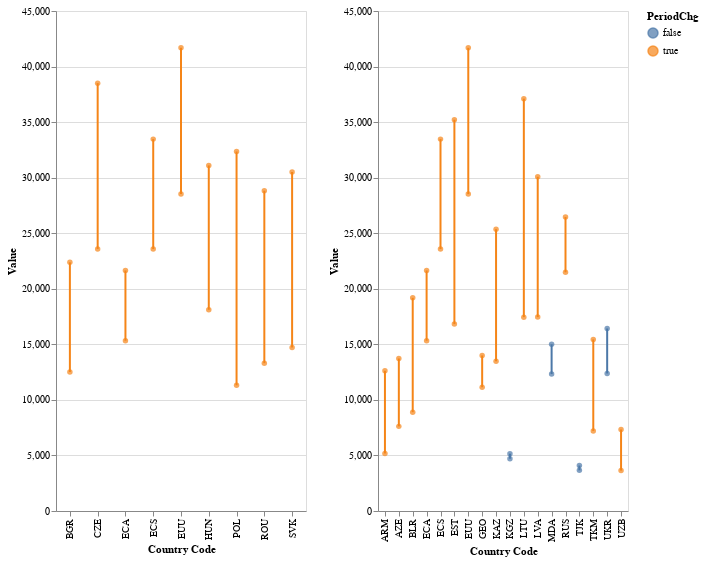

Here is the notebook cell this chart was saved with:
### Code cell
x = 'Country Code'
y = 'Value'
color = 'PeriodChg'
detail = 'Country Code'

chart_df = gdp_pc_ppp.loc[
    gdp_pc_ppp.Year.isin([1990, 2020])
].copy()

change = chart_df.groupby('Country Code').apply(
    lambda tx: tx.sort_values(by='Year').loc[:, ['Value']].diff().iloc[1] > 0
).rename(columns = {'Value': 'PeriodChg'})

chart_df = chart_df.merge(change, on = 'Country Code')

width = 250
height = 500

df = gdp_pc_ppp.loc[
    ~gdp_pc_ppp.Group.isin(['FSU']) & \
    gdp_pc_ppp.Year.isin([1990, 2020])
].copy()

base = alt.Chart(
    chart_df.loc[
        ~chart_df.Group.isin(['FSU'])
    ]
).encode(
    x=x,
    y=y,
    color=color,
    detail=detail
)

fwt_slope = alt.layer(
    base.mark_line(),
    base.mark_circle()
).properties(
    width = width,
    height = height
)

base = alt.Chart(
    chart_df.loc[
        ~chart_df.Group.isin(['FWT'])
    ]
).encode(
    x=x,
    y=y,
    color=color,
    detail=detail
)

fsu_slope = alt.layer(
    base.mark_line(),
    base.mark_circle()
).properties(
    width = width,
    height = height
)

alt.hconcat(
    fwt_slope,
    fsu_slope
)

### Figure 1 — Vega-Lite specification as saved in the notebook (floating-point values rounded to 4 significant figures)
{"config": {"view": {"continuousWidth": 400, "continuousHeight": 300}}, "hconcat": [{"layer": [{"mark": "line", "encoding": {"color": {"field": "PeriodChg", "type": "nominal"}, "detail": {"field": "Country Code", "type": "nominal"}, "x": {"field": "Country Code", "type": "nominal"}, "y": {"field": "Value", "type": "quantitative"}}}, {"mark": "circle", "encoding": {"color": {"field": "PeriodChg", "type": "nominal"}, "detail": {"field": "Country Code", "type": "nominal"}, "x": {"field": "Country Code", "type": "nominal"}, "y": {"field": "Value", "type": "quantitative"}}}], "data": {"name": "data-d9b8732f9059250db131cb1f6d425389"}, "height": 500, "width": 250}, {"layer": [{"mark": "line", "encoding": {"color": {"field": "PeriodChg", "type": "nominal"}, "detail": {"field": "Country Code", "type": "nominal"}, "x": {"field": "Country Code", "type": "nominal"}, "y": {"field": "Value", "type": "quantitative"}}}, {"mark": "circle", "encoding": {"color": {"field": "PeriodChg", "type": "nominal"}, "detail": {"field": "Country Code", "type": "nominal"}, "x": {"field": "Country Code", "type": "nominal"}, "y": {"field": "Value", "type": "quantitative"}}}], "data": {"name": "data-2443cd0051a3bb39bea6ec3aad5f2941"}, "height": 500, "width": 250}], "$schema": "https://vega.github.io/schema/vega-lite/v4.17.0.json", "datasets": {"data-d9b8732f9059250db131cb1f6d425389": [{"Country Name": "Bulgaria", "Country Code": "BGR", "Indicator Code": "NY.GDP.PCAP.PP.KD", "Group": "FWT", "Region": "Eastern Europe", "Year": 1990, "Value": 12510.0, "PeriodChg": true}, {"Country Name": "Bulgaria", "Country Code": "BGR", "Indicator Code": "NY.GDP.PCAP.PP.KD", "Group": "FWT", "Region": "Eastern Europe", "Year": 2020, "Value": 22380.0, "PeriodChg": true}, {"Country Name": "Czech Republic", "Country Code": "CZE", "Indicator Code": "NY.GDP.PCAP.PP.KD", "Group": "FWT", "Region": "Eastern Europe", "Year": 1990, "Value": 23590.0, "PeriodChg": true}, {"Country Name": "Czech Republic", "Country Code": "CZE", "Indicator Code": "NY.GDP.PCAP.PP.KD", "Group": "FWT", "Region": "Eastern Europe", "Year": 2020, "Value": 38510.0, "PeriodChg": true}, {"Country Name": "Europe & Central Asia (excluding high income)", "Country Code": "ECA", "Indicator Code": "NY.GDP.PCAP.PP.KD", "Group": null, "Region": null, "Year": 1990, "Value": 15330.0, "PeriodChg": true}, {"Country Name": "Europe & Central Asia (excluding high income)", "Country Code": "ECA", "Indicator Code": "NY.GDP.PCAP.PP.KD", "Group": null, "Region": null, "Year": 2020, "Value": 21650.0, "PeriodChg": true}, {"Country Name": "Europe & Central Asia", "Country Code": "ECS", "Indicator Code": "NY.GDP.PCAP.PP.KD", "Group": null, "Region": null, "Year": 1990, "Value": 23580.0, "PeriodChg": true}, {"Country Name": "Europe & Central Asia", "Country Code": "ECS", "Indicator Code": "NY.GDP.PCAP.PP.KD", "Group": null, "Region": null, "Year": 2020, "Value": 33470.0, "PeriodChg": true}, {"Country Name": "European Union", "Country Code": "EUU", "Indicator Code": "NY.GDP.PCAP.PP.KD", "Group": null, "Region": null, "Year": 1990, "Value": 28520.0, "PeriodChg": true}, {"Country Name": "European Union", "Country Code": "EUU", "Indicator Code": "NY.GDP.PCAP.PP.KD", "Group": null, "Region": null, "Year": 2020, "Value": 41680.0, "PeriodChg": true}, {"Country Name": "Hungary", "Country Code": "HUN", "Indicator Code": "NY.GDP.PCAP.PP.KD", "Group": "FWT", "Region": "Eastern Europe", "Year": 1990, "Value": 18110.0, "PeriodChg": true}, {"Country Name": "Hungary", "Country Code": "HUN", "Indicator Code": "NY.GDP.PCAP.PP.KD", "Group": "FWT", "Region": "Eastern Europe", "Year": 2020, "Value": 31100.0, "PeriodChg": true}, {"Country Name": "Poland", "Country Code": "POL", "Indicator Code": "NY.GDP.PCAP.PP.KD", "Group": "FWT", "Region": "Eastern Europe", "Year": 1990, "Value": 11310.0, "PeriodChg": true}, {"Country Name": "Poland", "Country Code": "POL", "Indicator Code": "NY.GDP.PCAP.PP.KD", "Group": "FWT", "Region": "Eastern Europe", "Year": 2020, "Value": 32350.0, "PeriodChg": true}, {"Country Name": "Romania", "Country Code": "ROU", "Indicator Code": "NY.GDP.PCAP.PP.KD", "Group": "FWT", "Region": "Eastern Europe", "Year": 1990, "Value": 13300.0, "PeriodChg": true}, {"Country Name": "Romania", "Country Code": "ROU", "Indicator Code": "NY.GDP.PCAP.PP.KD", "Group": "FWT", "Region": "Eastern Europe", "Year": 2020, "Value": 28830.0, "PeriodChg": true}, {"Country Name": "Slovak Republic", "Country Code": "SVK", "Indicator Code": "NY.GDP.PCAP.PP.KD", "Group": "FWT", "Region": "Eastern Europe", "Year": 1990, "Value": 14720.0, "PeriodChg": true}, {"Country Name": "Slovak Republic", "Country Code": "SVK", "Indicator Code": "NY.GDP.PCAP.PP.KD", "Group": "FWT", "Region": "Eastern Europe", "Year": 2020, "Value": 30510.0, "PeriodChg": true}], "data-2443cd0051a3bb39bea6ec3aad5f2941": [{"Country Name": "Armenia", "Country Code": "ARM", "Indicator Code": "NY.GDP.PCAP.PP.KD", "Group": "FSU", "Region": "South Caucasus", "Year": 1990, "Value": 5180.0, "PeriodChg": true}, {"Country Name": "Armenia", "Country Code": "ARM", "Indicator Code": "NY.GDP.PCAP.PP.KD", "Group": "FSU", "Region": "South Caucasus", "Year": 2020, "Value": 12620.0, "PeriodChg": true}, {"Country Name": "Azerbaijan", "Country Code": "AZE", "Indicator Code": "NY.GDP.PCAP.PP.KD", "Group": "FSU", "Region": "South Caucasus", "Year": 1990, "Value": 7617.0, "PeriodChg": true}, {"Country Name": "Azerbaijan", "Country Code": "AZE", "Indicator Code": "NY.GDP.PCAP.PP.KD", "Group": "FSU", "Region": "South Caucasus", "Year": 2020, "Value": 13730.0, "PeriodChg": true}, {"Country Name": "Belarus", "Country Code": "BLR", "Indicator Code": "NY.GDP.PCAP.PP.KD", "Group": "FSU", "Region": "Eastern Europe", "Year": 1990, "Value": 8895.0, "PeriodChg": true}, {"Country Name": "Belarus", "Country Code": "BLR", "Indicator Code": "NY.GDP.PCAP.PP.KD", "Group": "FSU", "Region": "Eastern Europe", "Year": 2020, "Value": 19190.0, "PeriodChg": true}, {"Country Name": "Europe & Central Asia (excluding high income)", "Country Code": "ECA", "Indicator Code": "NY.GDP.PCAP.PP.KD", "Group": null, "Region": null, "Year": 1990, "Value": 15330.0, "PeriodChg": true}, {"Country Name": "Europe & Central Asia (excluding high income)", "Country Code": "ECA", "Indicator Code": "NY.GDP.PCAP.PP.KD", "Group": null, "Region": null, "Year": 2020, "Value": 21650.0, "PeriodChg": true}, {"Country Name": "Europe & Central Asia", "Country Code": "ECS", "Indicator Code": "NY.GDP.PCAP.PP.KD", "Group": null, "Region": null, "Year": 1990, "Value": 23580.0, "PeriodChg": true}, {"Country Name": "Europe & Central Asia", "Country Code": "ECS", "Indicator Code": "NY.GDP.PCAP.PP.KD", "Group": null, "Region": null, "Year": 2020, "Value": 33470.0, "PeriodChg": true}, {"Country Name": "Estonia", "Country Code": "EST", "Indicator Code": "NY.GDP.PCAP.PP.KD", "Group": "FSU", "Region": "Baltic states", "Year": 1990, "Value": 16820.0, "PeriodChg": true}, {"Country Name": "Estonia", "Country Code": "EST", "Indicator Code": "NY.GDP.PCAP.PP.KD", "Group": "FSU", "Region": "Baltic states", "Year": 2020, "Value": 35220.0, "PeriodChg": true}, {"Country Name": "European Union", "Country Code": "EUU", "Indicator Code": "NY.GDP.PCAP.PP.KD", "Group": null, "Region": null, "Year": 1990, "Value": 28520.0, "PeriodChg": true}, {"Country Name": "European Union", "Country Code": "EUU", "Indicator Code": "NY.GDP.PCAP.PP.KD", "Group": null, "Region": null, "Year": 2020, "Value": 41680.0, "PeriodChg": true}, {"Country Name": "Georgia", "Country Code": "GEO", "Indicator Code": "NY.GDP.PCAP.PP.KD", "Group": "FSU", "Region": "South Caucasus", "Year": 1990, "Value": 11140.0, "PeriodChg": true}, {"Country Name": "Georgia", "Country Code": "GEO", "Indicator Code": "NY.GDP.PCAP.PP.KD", "Group": "FSU", "Region": "South Caucasus", "Year": 2020, "Value": 14000.0, "PeriodChg": true}, {"Country Name": "Kazakhstan", "Country Code": "KAZ", "Indicator Code": "NY.GDP.PCAP.PP.KD", "Group": "FSU", "Region": "Central Asia", "Year": 1990, "Value": 13480.0, "PeriodChg": true}, {"Country Name": "Kazakhstan", "Country Code": "KAZ", "Indicator Code": "NY.GDP.PCAP.PP.KD", "Group": "FSU", "Region": "Central Asia", "Year": 2020, "Value": 25360.0, "PeriodChg": true}, {"Country Name": "Kyrgyz Republic", "Country Code": "KGZ", "Indicator Code": "NY.GDP.PCAP.PP.KD", "Group": "FSU", "Region": "Central Asia", "Year": 1990, "Value": 5158.0, "PeriodChg": false}, {"Country Name": "Kyrgyz Republic", "Country Code": "KGZ", "Indicator Code": "NY.GDP.PCAP.PP.KD", "Group": "FSU", "Region": "Central Asia", "Year": 2020, "Value": 4707.0, "PeriodChg": false}, {"Country Name": "Lithuania", "Country Code": "LTU", "Indicator Code": "NY.GDP.PCAP.PP.KD", "Group": "FSU", "Region": "Baltic states", "Year": 1990, "Value": 17450.0, "PeriodChg": true}, {"Country Name": "Lithuania", "Country Code": "LTU", "Indicator Code": "NY.GDP.PCAP.PP.KD", "Group": "FSU", "Region": "Baltic states", "Year": 2020, "Value": 37110.0, "PeriodChg": true}, {"Country Name": "Latvia", "Country Code": "LVA", "Indicator Code": "NY.GDP.PCAP.PP.KD", "Group": "FSU", "Region": "Baltic states", "Year": 1990, "Value": 17450.0, "PeriodChg": true}, {"Country Name": "Latvia", "Country Code": "LVA", "Indicator Code": "NY.GDP.PCAP.PP.KD", "Group": "FSU", "Region": "Baltic states", "Year": 2020, "Value": 30080.0, "PeriodChg": true}, {"Country Name": "Moldova", "Country Code": "MDA", "Indicator Code": "NY.GDP.PCAP.PP.KD", "Group": "FSU", "Region": "Eastern Europe", "Year": 1990, "Value": 15000.0, "PeriodChg": false}, {"Country Name": "Moldova", "Country Code": "MDA", "Indicator Code": "NY.GDP.PCAP.PP.KD", "Group": "FSU", "Region": "Eastern Europe", "Year": 2020, "Value": 12320.0, "PeriodChg": false}, {"Country Name": "Russian Federation", "Country Code": "RUS", "Indicator Code": "NY.GDP.PCAP.PP.KD", "Group": "FSU", "Region": "Eastern Europe", "Year": 1990, "Value": 21480.0, "PeriodChg": true}, {"Country Name": "Russian Federation", "Country Code": "RUS", "Indicator Code": "NY.GDP.PCAP.PP.KD", "Group": "FSU", "Region": "Eastern Europe", "Year": 2020, "Value": 26460.0, "PeriodChg": true}, {"Country Name": "Tajikistan", "Country Code": "TJK", "Indicator Code": "NY.GDP.PCAP.PP.KD", "Group": "FSU", "Region": "Central Asia", "Year": 1990, "Value": 4093.0, "PeriodChg": false}, {"Country Name": "Tajikistan", "Country Code": "TJK", "Indicator Code": "NY.GDP.PCAP.PP.KD", "Group": "FSU", "Region": "Central Asia", "Year": 2020, "Value": 3658.0, "PeriodChg": false}, {"Country Name": "Turkmenistan", "Country Code": "TKM", "Indicator Code": "NY.GDP.PCAP.PP.KD", "Group": "FSU", "Region": "Central Asia", "Year": 1990, "Value": 7208.0, "PeriodChg": true}, {"Country Name": "Turkmenistan", "Country Code": "TKM", "Indicator Code": "NY.GDP.PCAP.PP.KD", "Group": "FSU", "Region": "Central Asia", "Year": 2020, "Value": 15440.0, "PeriodChg": true}, {"Country Name": "Ukraine", "Country Code": "UKR", "Indicator Code": "NY.GDP.PCAP.PP.KD", "Group": "FSU", "Region": "Eastern Europe", "Year": 1990, "Value": 16430.0, "PeriodChg": false}, {"Country Name": "Ukraine", "Country Code": "UKR", "Indicator Code": "NY.GDP.PCAP.PP.KD", "Group": "FSU", "Region": "Eastern Europe", "Year": 2020, "Value": 12380.0, "PeriodChg": false}, {"Country Name": "Uzbekistan", "Country Code": "UZB", "Indicator Code": "NY.GDP.PCAP.PP.KD", "Group": "FSU", "Region": "Central Asia", "Year": 1990, "Value": 3639.0, "PeriodChg": true}, {"Country Name": "Uzbekistan", "Country Code": "UZB", "Indicator Code": "NY.GDP.PCAP.PP.KD", "Group": "FSU", "Region": "Central Asia", "Year": 2020, "Value": 7332.0, "PeriodChg": true}]}}
